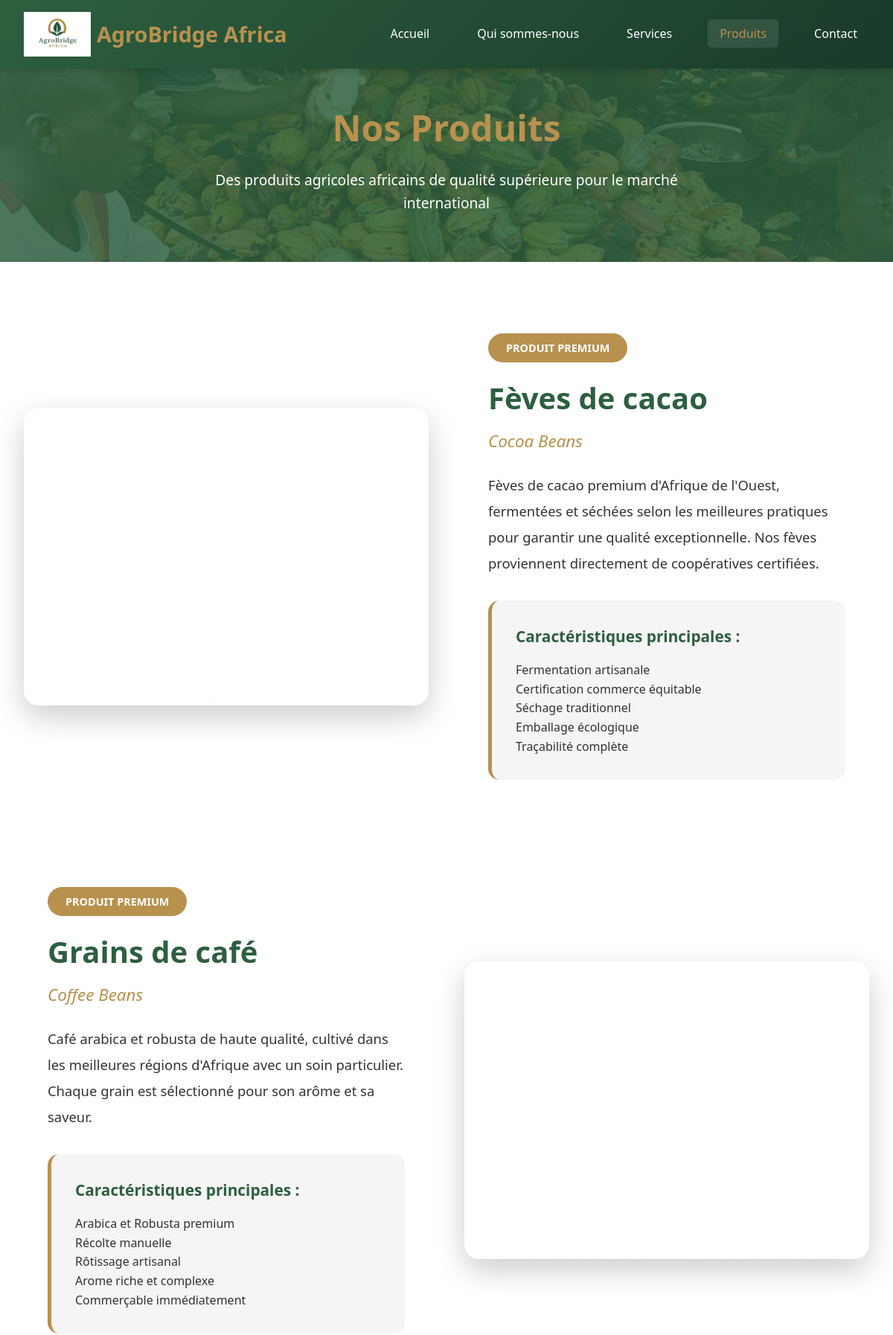
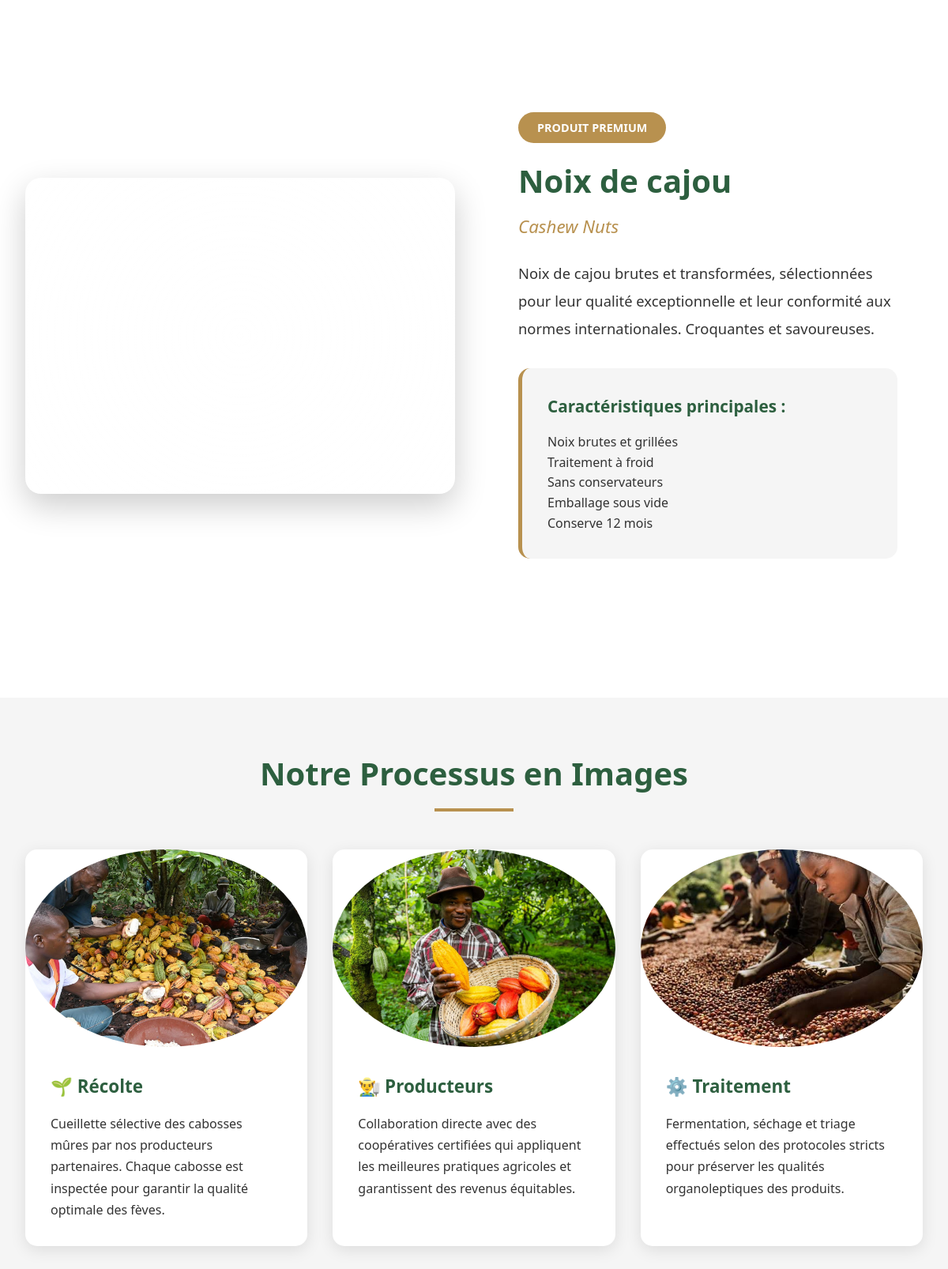
Screenshot of /products/ (upper part) with the database file from the repository (2 pictures, top to bottom).
### website/models.py (models this page shows, shortened)
class Product(models.Model):
    name = models.CharField(max_length=255)
    name_en = models.CharField(max_length=255, blank=True, help_text="Nom en anglais")
    description = models.TextField()
    features = models.TextField(help_text="Caractéristiques (une par ligne)")
    image = models.ImageField(upload_to='products/')
    order = models.IntegerField(default=0, help_text="Ordre d'affichage")
    is_active = models.BooleanField(default=True)
    created_at = models.DateTimeField(auto_now_add=True)
    updated_at = models.DateTimeField(auto_now=True)
    class Meta:
        ordering = ['order', '-created_at']
        verbose_name = 'Produit'
        verbose_name_plural = 'Produits'

### website/views.py (the view)
# urls.py: path('products/', views.products, name='products'),
def products(request):
    contents = {obj.section: obj for obj in PageContent.objects.all()}
    products_list = Product.objects.filter(is_active=True)
    return render(request, 'website/products.html', {'products': products_list, 'contents': contents})

### website/templates/website/products.html (shortened to what this page needs)
{% extends 'website/base.html' %}
{% load static responsive_images %}
{% block content %}
<section class="page-header">
    <h1>Nos Produits</h1>
    <p>Des produits agricoles africains de qualité supérieure pour le marché international</p>
</section>
<section class="products-section">
    <div class="products-container">
        {% for product in products %}
        <div class="product-item">
            <div class="product-image-container">
                <div class="product-image">
                    {% responsive_image product.image product.name class_attr="no-round" %}
                </div>
            </div>
            <div class="product-content">
                <span class="product-badge">PRODUIT PREMIUM</span>
                <h2>{{ product.name }}</h2>
                <p class="product-subtitle">{% if product.name_en %}{{ product.name_en }}{% else %}{{ product.name }}{% endif %}</p>
                <p class="product-description">{{ product.description }}</p>
                <div class="product-features">
                    <h3>Caractéristiques principales :</h3>
                    <div>{{ product.features|linebreaksbr }}</div>
                </div>
            </div>
        </div>
        {% empty %}
        <p>Aucun produit pour le moment.</p>
        {% endfor %}
    </div>
</section>
<section class="process-gallery">
    <h2 class="section-title">Notre Processus en Images</h2>
    <div class="process-grid">
        <div class="process-card">
            <div class="process-image">
                <img src="{% static 'images/image1.jpg' %}" alt="Récolte du cacao" loading="lazy">
            </div>
            <div class="process-content">
                <h3>🌱 Récolte</h3>
                <p>Cueillette sélective des cabosses mûres par nos producteurs partenaires. Chaque cabosse est inspectée pour garantir la qualité optimale des fèves.</p>
            </div>
        </div>
        <div class="process-card">
            <div class="process-image">
                <img src="{% static 'images/IMAGE5.jpg' %}" alt="Producteur de cacao" loading="lazy">
            </div>
            <div class="process-content">
                <h3>👨‍🌾 Producteurs</h3>
                <p>Collaboration directe avec des coopératives certifiées qui appliquent les meilleures pratiques agricoles et garantissent des revenus équitables.</p>
            </div>
        </div>
        <div class="process-card">
            <div class="process-image">
                <img src="{% static 'images/image3.jpg' %}" alt="Traitement" loading="lazy">
            </div>
            <div class="process-content">
                <h3>⚙️ Traitement</h3>
                <p>Fermentation, séchage et triage effectués selon des protocoles stricts pour préserver les qualités organoleptiques des produits.</p>
            </div>
        </div>
    </div>
</section>
{% endblock %}

### static/css/animations.css (style rules this page uses)
:root { --anim-ease: cubic-bezier(.2,.9,.3,1); --stagger-step: 120ms; }

### website/templates/website/base.html (style rules this page uses)
* { margin: 0; padding: 0; box-sizing: border-box; }
:root { --primary-green: #2d5f3f; --primary-gold: #b8914f; --light-green: #4a8f5e; --light-gold: #d4a56a; --dark-green: #1a3a29; --white: #ffffff; --light-gray: #f5f5f5; --text-dark: #333333; }
body { font-family: 'Segoe UI', Tahoma, Geneva, Verdana, sans-serif; line-height: 1.6; color: var(--text-dark); min-height: 100vh; display: flex; flex-direction: column; }
.section-title { text-align: center; font-size: 2.5rem; color: var(--primary-green); margin-bottom: 3rem; position: relative; padding-bottom: 1rem; }
.section-title::after { content: ''; position: absolute; bottom: 0; left: 50%; transform: translateX(-50%); width: 100px; height: 4px; background: var(--primary-gold); }
img { border-radius: 50%; object-fit: cover; }

### rows the page displays
Product: name "Fèves de cacao", name_en "Cocoa Beans", description "Fèves de cacao premium d'Afrique de l'Ouest, fermentées et séchées selon les meilleures pratiques pour garantir une qualité exceptionnelle. Nos fèves proviennent directement de coopératives certifiées.", features "Fermentation artisanale Certification commerce équitable Séchage traditionnel Emballage écologique Traçabilité complète"
Product: name "Grains de café", name_en "Coffee Beans", description "Café arabica et robusta de haute qualité, cultivé dans les meilleures régions d'Afrique avec un soin particulier. Chaque grain est sélectionné pour son arôme et sa saveur.", features "Arabica et Robusta premium Récolte manuelle Rôtissage artisanal Arome riche et complexe Commerçable immédiatement"
Product: name "Noix de cajou", name_en "Cashew Nuts", description "Noix de cajou brutes et transformées, sélectionnées pour leur qualité exceptionnelle et leur conformité aux normes internationales. Croquantes et savoureuses.", features "Noix brutes et grillées Traitement à froid Sans conservateurs Emballage sous vide Conserve 12 mois"
